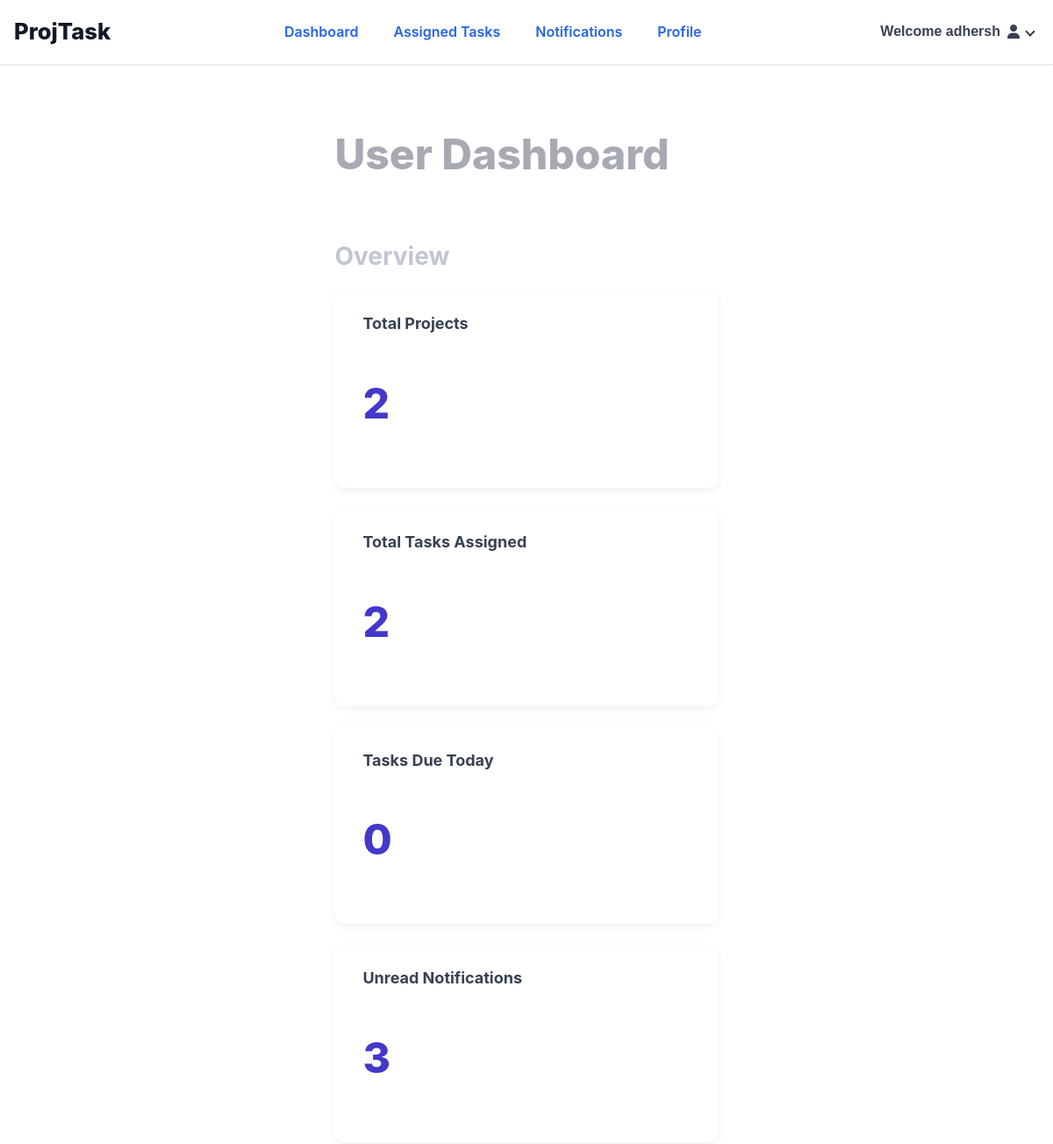
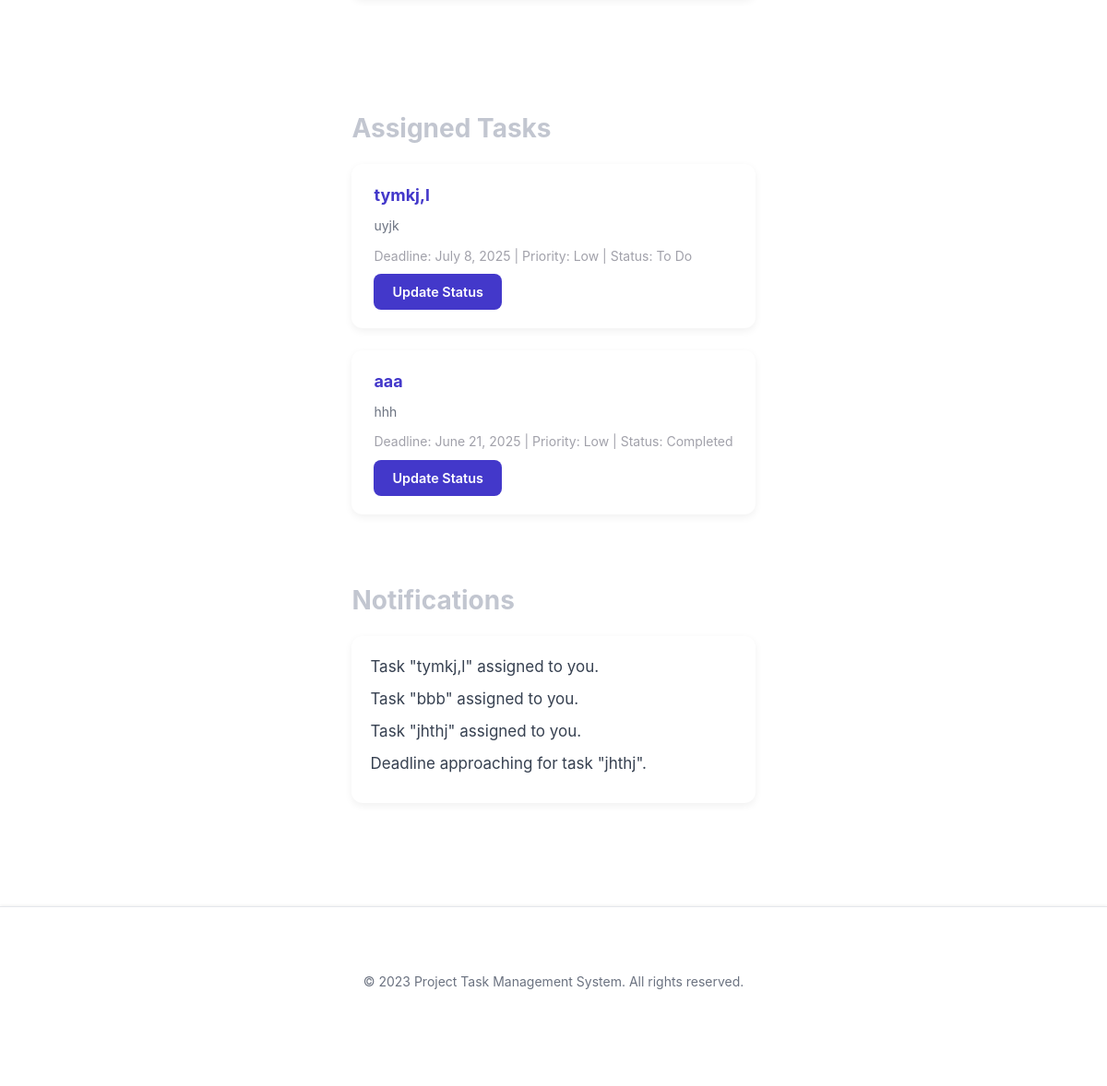
The page /user_dash/ (signed in) on the database as committed earlier (2 pictures, top to bottom).
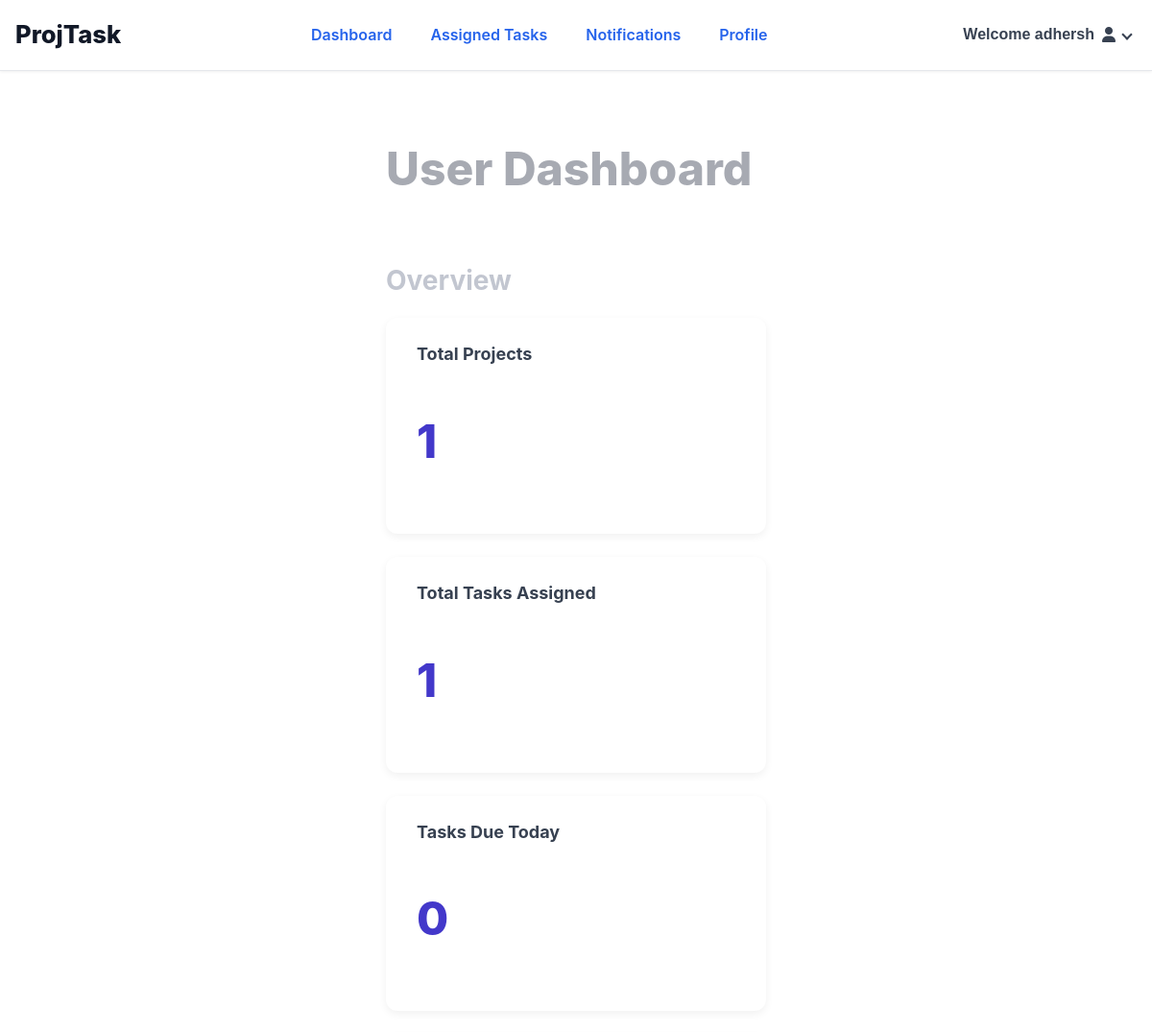
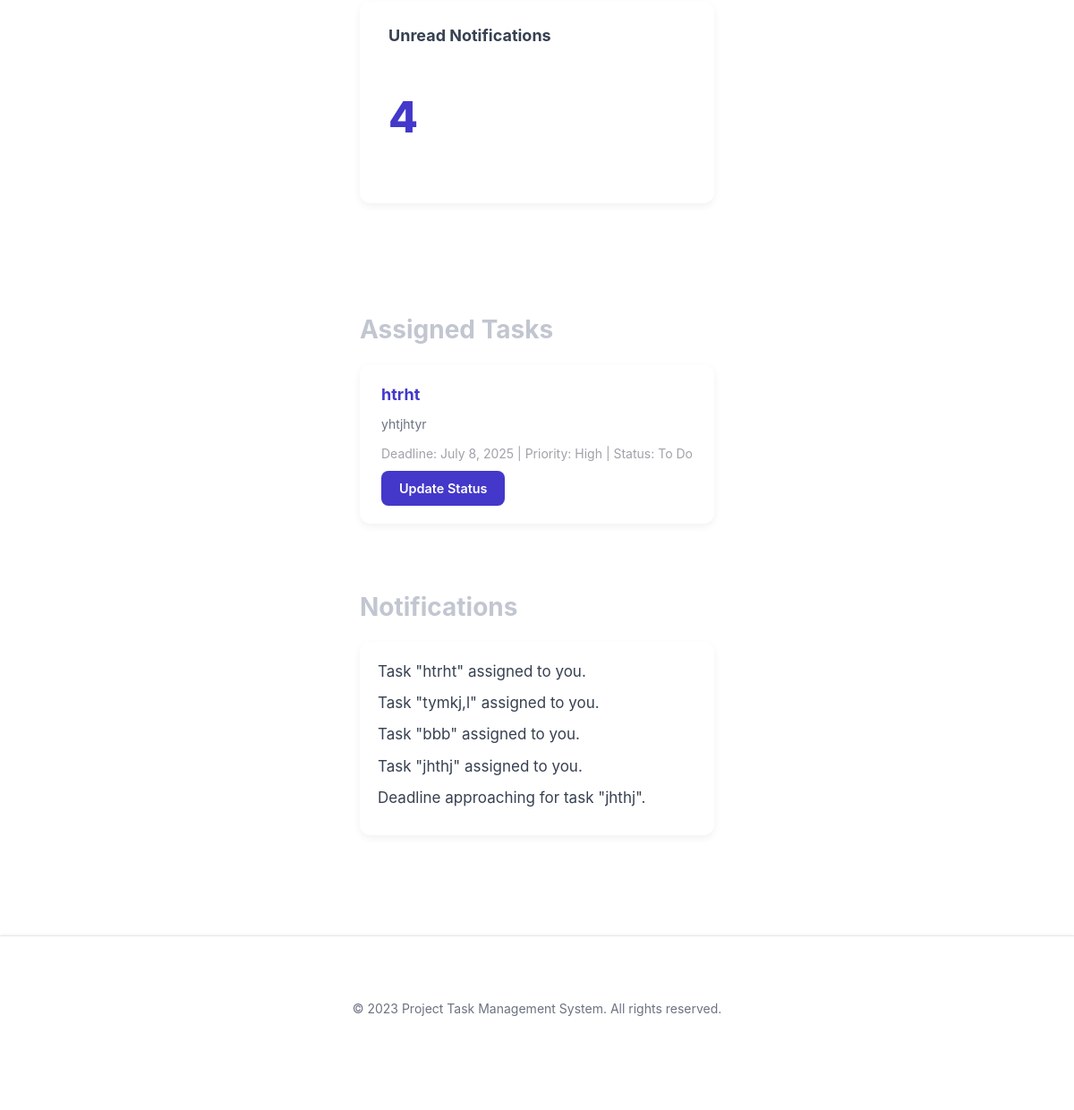
The same page on the database as committed later (2 pictures, top to bottom).
### taskflowapp/models.py (models this page shows, shortened)
class Task(models.Model):
    PRIORITY_CHOICES = [
        ('High', 'High'),
        ('Medium', 'Medium'),
        ('Low', 'Low'),
    ]
    STATUS_CHOICES = [
        ('To Do', 'To Do'),
        ('In Progress', 'In Progress'),
        ('Completed', 'Completed'),
    ]
    title = models.CharField(max_length=200)
    description = models.TextField(default='No description')
    deadline = models.DateField()
    priority = models.CharField(max_length=10, choices=PRIORITY_CHOICES)
    status = models.CharField(max_length=15, choices=STATUS_CHOICES)
    assigned_to = models.ForeignKey(User, on_delete=models.CASCADE)
    project = models.ForeignKey(Project, on_delete=models.CASCADE)

class Notification(models.Model):
    NOTIFICATION_TYPES = [
        ('assignment', 'Assignment'),
        ('deadline', 'Deadline'),
    ]
    user = models.ForeignKey(User, on_delete=models.CASCADE)
    message = models.TextField()
    type = models.CharField(max_length=20, choices=NOTIFICATION_TYPES)
    timestamp = models.DateTimeField(auto_now_add=True)
    is_read = models.BooleanField(default=False)

### taskflowapp/views.py (the view)
# urls.py: path('user_dash/',views.user_dash,name='user_dashboard'),
def user_dash(request):
    user_id = request.session.get('user_id')
    user_role = request.session.get('user_role')
    if not user_id:
        messages.error(request, "Please log in first.")
        return redirect('user_login')
    if user_role.lower() != 'team member':
        messages.error(request, "Unauthorized access.")
        return redirect('home')
    try:
        user = User.objects.get(id=user_id)
    except User.DoesNotExist:
        messages.error(request, "User not found.")
        return redirect('user_login')
    total_projects = Project.objects.filter(task__assigned_to=user).distinct().count()
    user_tasks = Task.objects.filter(assigned_to=user)
    total_tasks = user_tasks.count()
    today = timezone.now().date()
    tasks_due_today = user_tasks.filter(deadline=today).count()
    unread_notifications = Notification.objects.filter(user=user, is_read=False).count()
    recent_notifications = Notification.objects.filter(user=user).order_by('-timestamp')[:5]
    recent_tasks = user_tasks.order_by('-deadline')[:2]
    context = {
        'user': user,
        'total_projects': total_projects,
        'total_tasks': total_tasks,
        'tasks_due_today': tasks_due_today,
        'unread_notifications': unread_notifications,
        'recent_tasks': recent_tasks,
        'recent_notifications': recent_notifications,
    }
    return render(request, 'user_dashboard.html', context)

### taskflowapp/templates/user_dashboard.html (shortened to what this page needs)
{% load static %}
<!DOCTYPE html>
<html lang="en">
<head>
  <link rel="stylesheet" href="{% static 'CSS/user_dashboard.css' %}" />
  <link rel="stylesheet" href="https://cdnjs.cloudflare.com/ajax/libs/font-awesome/6.5.0/css/all.min.css">
</head>
<body>
  <header role="banner">
    <div class="logo" aria-label="Project Task Management Logo" tabindex="0">ProjTask</div>
    <nav role="navigation" aria-label="Main navigation">
      <ul>
        <li><a href="{% url 'user_dashboard' %}" aria-current="page">Dashboard</a></li>
        <li><a href="{% url 'user_task_page' %}">Assigned Tasks</a></li>
        <li><a href="{% url 'user_notify_page' %}">Notifications</a></li>
        <li><a href="{% url 'user_profile_page' %}">Profile</a></li>
      </ul>
    </nav>
    <div class="profile-menu" tabindex="0">
      <button class="profile-button" aria-haspopup="true" aria-expanded="false" aria-controls="profile-menu">
        Welcome {{ user.full_name }}<i class="fa-solid fa-user"></i>
        <span class="profile-arrow"></span>
      </button>
    </div>
  </header>
  <main class="container" role="main" tabindex="0">
    <h1 class="page-title">User Dashboard</h1>
    <section aria-label="Dashboard Overview">
      <h2>Overview</h2>
      <div class="overview-cards">
        <div class="card" role="article" tabindex="0">
          <h3>Total Projects</h3>
          <p class="number" id="total-projects">{{ total_projects }}</p>
        </div>
        <div class="card" role="article" tabindex="0">
          <h3>Total Tasks Assigned</h3>
          <p class="number" id="total-tasks">{{ total_tasks }}</p>
        </div>
        <div class="card" role="article" tabindex="0">
          <h3>Tasks Due Today</h3>
          <p class="number" id="tasks-due-today">{{ tasks_due_today }}</p>
        </div>
        <div class="card" role="article" tabindex="0">
          <h3>Unread Notifications</h3>
          <p class="number" id="notifications-count">{{ unread_notifications }}</p>
        </div>
      </div>
    </section>
    <section aria-label="Assigned Tasks">
      <h2>Assigned Tasks</h2>
      <div class="card-list" aria-live="polite" aria-relevant="additions removals">
        {% if recent_tasks %}
          {% for task in recent_tasks %}
            <article class="item-card" tabindex="0">
              <div class="item-card-header">{{ task.title }}</div>
              <div class="item-card-description">{{ task.description }}</div>
              <div class="item-card-meta">
                Deadline: {{ task.deadline }} | Priority: {{ task.priority }} | Status: {{ task.status }}
              </div>
              <a href="{% url 'user_task_page'  %}" class="button" style="margin-top: 0.5rem;">
  Update Status
</a>
            </article>
          {% endfor %}
        {% else %}
          <p>No recent tasks assigned.</p>
        {% endif %}
      </div>
    </section>
    <section aria-label="Notifications">
      <h2>Notifications</h2>
      <div class="notification-list">
        {% if recent_notifications %}
          {% for note in recent_notifications %}
            <div class="notification-item">{{ note.message }}</div>
          {% endfor %}
        {% else %}
          <p>No notifications to show.</p>
        {% endif %}
      </div>
    </section>
  </main>
  <footer class="footer">
    <div class="container">
      <p>&copy; 2023 Project Task Management System. All rights reserved.</p>
    </div>
  </footer>
</body>
</html>

Rows that differ between the two databases and show on the page:
removed Task: title "tymkj,l", description "uyjk", deadline "July 8, 2025", priority "Low", status "To Do"
removed Task: title "aaa", description "hhh", deadline "June 21, 2025", priority "Low", status "Completed"
added Task: title "htrht", description "yhtjhtyr", deadline "July 8, 2025", priority "High", status "To Do"
added Notification: message "Task \"htrht\" assigned to you."
Other text that changed with them:
{{ total_projects }}: "2" → "1"
{{ total_tasks }}: "2" → "1"
{{ unread_notifications }}: "3" → "4"
